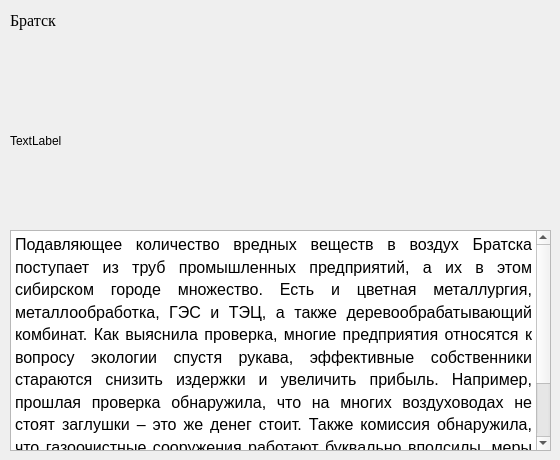
    <widget class="QWidget" name="page_bratsk">
     <widget class="QTextEdit" name="textEdit_bratsk">
      <property name="geometry">
       <rect>
        <x>10</x>
        <y>230</y>
        <width>541</width>
        <height>221</height>
       </rect>
      </property>
      <property name="readOnly">
       <bool>true</bool>
      </property>
      <property name="html">
       <string>&lt;!DOCTYPE HTML PUBLIC &quot;-//W3C//DTD HTML 4.0//EN&quot; &quot;http://www.w3.org/TR/REC-html40/strict.dtd&quot;&gt;
&lt;html&gt;&lt;head&gt;&lt;meta name=&quot;qrichtext&quot; content=&quot;1&quot; /&gt;&lt;style type=&quot;text/css&quot;&gt;
p, li { white-space: pre-wrap; }
&lt;/style&gt;&lt;/head&gt;&lt;body style=&quot; font-family:'MS Shell Dlg 2'; font-size:7.8pt; font-weight:400; font-style:normal;&quot;&gt;
&lt;p align=&quot;justify&quot; style=&quot; margin-top:12px; margin-bottom:12px; margin-left:0px; margin-right:0px; -qt-block-indent:0; text-indent:0px; line-height:125%;&quot;&gt;&lt;span style=&quot; font-family:'Times New Roman'; font-size:12pt; color:#000000;&quot;&gt;Подавляющее количество вредных веществ в воздух Братска поступает из труб промышленных предприятий, а их в этом сибирском городе множество. Есть и цветная металлургия, металлообработка, ГЭС и ТЭЦ, а также деревообрабатывающий комбинат. Как выяснила проверка, многие предприятия относятся к вопросу экологии спустя рукава, эффективные собственники стараются снизить издержки и увеличить прибыль. Например, прошлая проверка обнаружила, что на многих воздуховодах не стоят заглушки – это же денег стоит. Также комиссия обнаружила, что газоочистные сооружения работают буквально вполсилы, меры по очистке воздуха не выполняются, а электролизеры (устройства для получения газа) стоят открытые и беспрепятственно выбрасывают вредные вещества в атмосферу.&lt;/span&gt;&lt;/p&gt;&lt;/body&gt;&lt;/html&gt;</string>
      </property>
     </widget>
     <widget class="QLabel" name="label_photo_bratsk">
      <property name="geometry">
       <rect>
        <x>10</x>
        <y>50</y>
        <width>541</width>
        <height>181</height>
       </rect>
      </property>
      <property name="text">
       <string>TextLabel</string>
      </property>
     </widget>
     <widget class="QLabel" name="label_title_bratsk">
      <property name="geometry">
       <rect>
        <x>10</x>
        <y>0</y>
        <width>151</width>
        <height>41</height>
       </rect>
      </property>
      <property name="font">
       <font>
        <family>Times New Roman</family>
        <pointsize>12</pointsize>
        <weight>12</weight>
        <italic>false</italic>
        <bold>false</bold>
       </font>
      </property>
      <property name="styleSheet">
       <string notr="true">font: 100 12pt &quot;Times New Roman&quot;;</string>
      </property>
      <property name="text">
       <string>Братск</string>
      </property>
     </widget>
    </widget>
